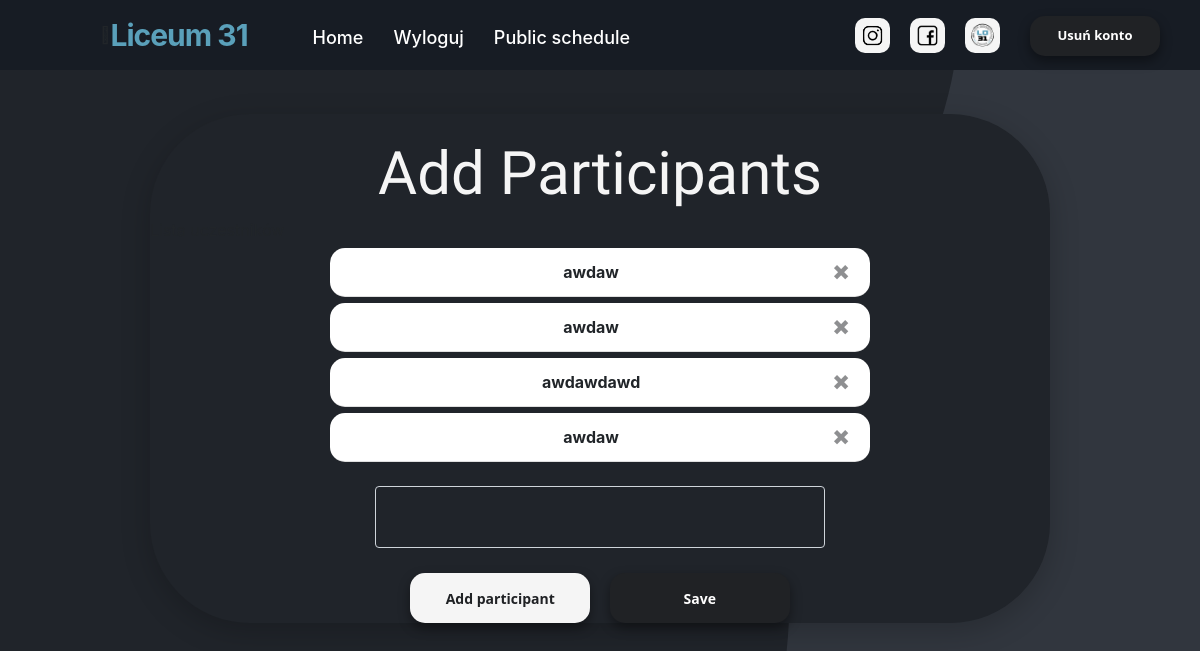
Before: /new-players (signed in) with the older database file.
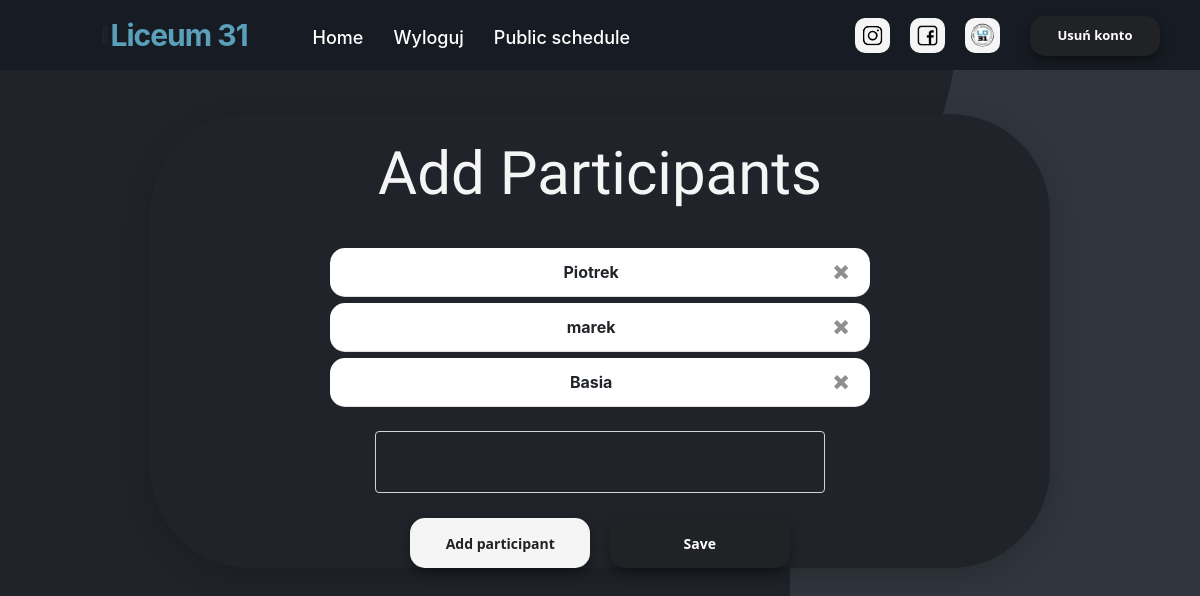
After: the same page with the newer database file.
### website/models.py (models this page shows)
class Player(db.Model):
    id = db.Column(db.Integer,primary_key=True)
    tournament_id = db.Column(db.Integer,db.ForeignKey('tournament.id'))
    name = db.Column(db.String(100000))
    standing = db.relationship('Standing')

### website/views.py (the view, shortened to what this page needs)
@views.route('/new-players', methods=['GET', 'POST'])
@login_required
def getPlayers():
    partizipantsNumberLimit = 100
    tournament = Tournament.query.filter_by(
        id=current_user.actual_tournament_id).first()
    return render_template("new_players.html", user=current_user, tournament=tournament)

### website/__init__.py (called while the page is built)
def create_app():
    app = Flask(__name__)
    app.config['SECRET_KEY'] = 'kjabwdlajbal'
    app.config['SQLALCHEMY_DATABASE_URI'] = f'sqlite:///{DB_NAME}'
    db.init_app(app)  # inicjowanie bazy danych dla aplikacji
    from .views import views
    from .auth import auth
    app.register_blueprint(views, url_prefix='/')
    app.register_blueprint(auth, url_prefix='/')
    from .models import User,Player
    create_datebase(app)
    login_manager = LoginManager()
    login_manager.login_view = 'auth.login'
    login_manager.init_app(app)
    @login_manager.user_loader
    def load_user(id):
        return User.query.get(int(id))
    return app

### website/templates/new_players.html (shortened to what this page needs)
 {% extends "base.html" %} {% block title %}Schedule Generator{% endblock %} {% block content %}
<section class="newplayers_box_container container_newplayer">
    <br>
    <h3 align="center">Add Participants</h3>
    <ol class="list-group list-group-flush" id="notes">
        {% for player in tournament.players %}
        <li align="center" class="list-group-item">
            {{player.name}}
            <button type="button" class="close" onClick="deletePlayer({{player.id}})">
        <span aria-hidden="true">&times;</span>
      </button>
        </li>
        {% endfor %}
    </ol>
    <br>
    <form method="POST">
        <textarea name="player" class="form_control"></textarea>
        <br />
        <div align="center">
            <button type="submit" class="btn-danger_nav_generator_home_white">Add participant</button>
            <a href="/generate-new-schedule">
                <button type="button" class="btn-danger_nav_generator_home">Save</button>
            </a>
        </div>
    </form>
</section>
{% endblock %}

Changed rows visible on the page:
removed Player: name "awdaw"
removed Player: name "awdaw"
removed Player: name "awdawdawd"
removed Player: name "awdaw"
added Player: name "Piotrek"
now on this page (row edited): Player: name "marek"
now on this page (row edited): Player: name "Basia"
